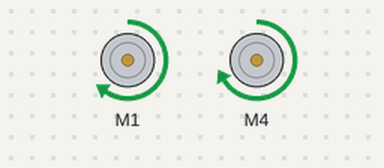
Recording of a sketch running on a simulated Arduino Uno, built with avr-gcc and run on an emulated ATmega328P. Shown: 2 × DC motor (green arrow = forward, orange = backward, longer = faster).

Above: at 1.0 s.
At 2.5 s:
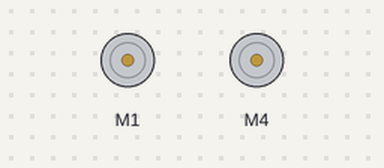
At 4.0 s:
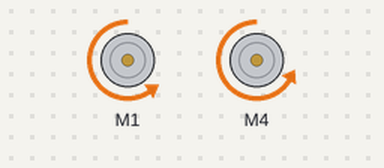
Timing chart, 0 to 7.8 s (numbered marks = the images above):
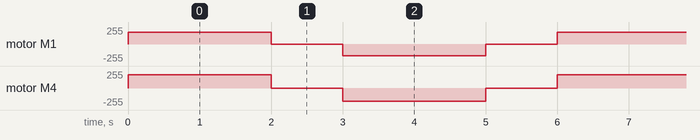

The sketch:

dcMotor_30602.ino
```cpp
#include <SoftwareSerial.h>
#include <AFMotor.h>

AF_DCMotor motor_l(1);
AF_DCMotor motor_r(4);

void setup() {
  motor_l.setSpeed(175);
  motor_r.setSpeed(200);
  motor_l.run(RELEASE);
  motor_r.run(RELEASE);
}

void loop() {
  motor_l.run(FORWARD);
  motor_r.run(FORWARD);

  delay(2000);

  motor_l.run(RELEASE);
  motor_r.run(RELEASE);
  delay(1000);

  motor_l.run(BACKWARD);
  motor_r.run(BACKWARD);
  delay(2000);

  motor_l.run(RELEASE);
  motor_r.run(RELEASE);
  delay(1000);
}
```

Measured:
- by itself, motor M1: repeats every 6.0 s: stopped 1.0 s, backward 175/255 2.0 s, stopped 1.0 s, forward 175/255 2.0 s
- by itself, motor M4: repeats every 6.0 s: stopped 1.0 s, backward 200/255 2.0 s, stopped 1.0 s, forward 200/255 2.0 s
